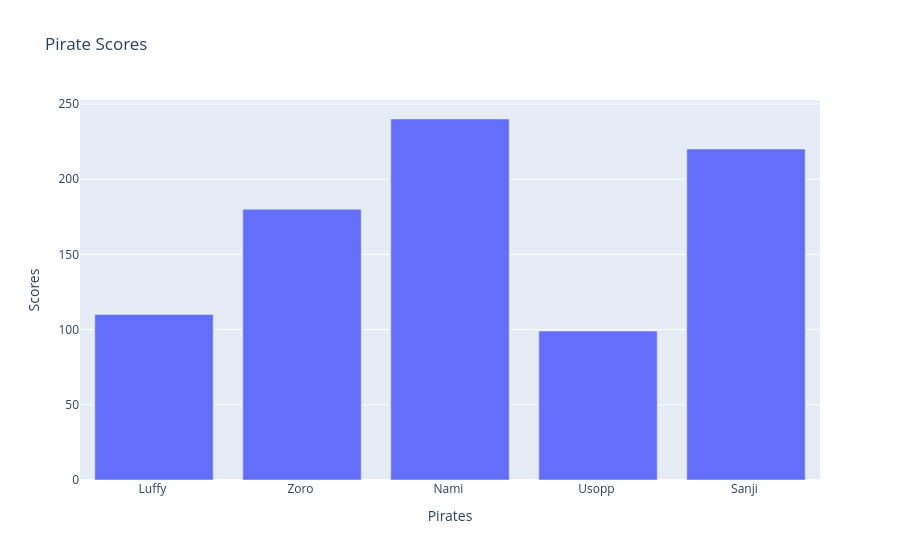

The code cell stored with this chart in its notebook:
### Code cell
import plotly.graph_objects as go
x1 = np.array(["Luffy ", "Zoro ", "Nami ", "Usopp ", "Sanji "])
y1 = np.array([110,180,240, 99,220])
graph = go.Figure()
graph.add_trace(go.Bar(x=x1, y=y1))
graph.update_layout(title="Pirate Scores",
                     xaxis_title="Pirates",
                     yaxis_title="Scores")
graph.show()

### Figure 1 — Plotly figure (JSON) as saved in the notebook; plotly's stock layout.template omitted (floating-point values rounded to 4 significant figures)
{"data": [{"type": "bar", "x": ["Luffy ", "Zoro ", "Nami ", "Usopp ", "Sanji "], "y": [110, 180, 240, 99, 220]}], "layout": {"title": {"text": "Pirate Scores"}, "xaxis": {"title": {"text": "Pirates"}}, "yaxis": {"title": {"text": "Scores"}}}}
